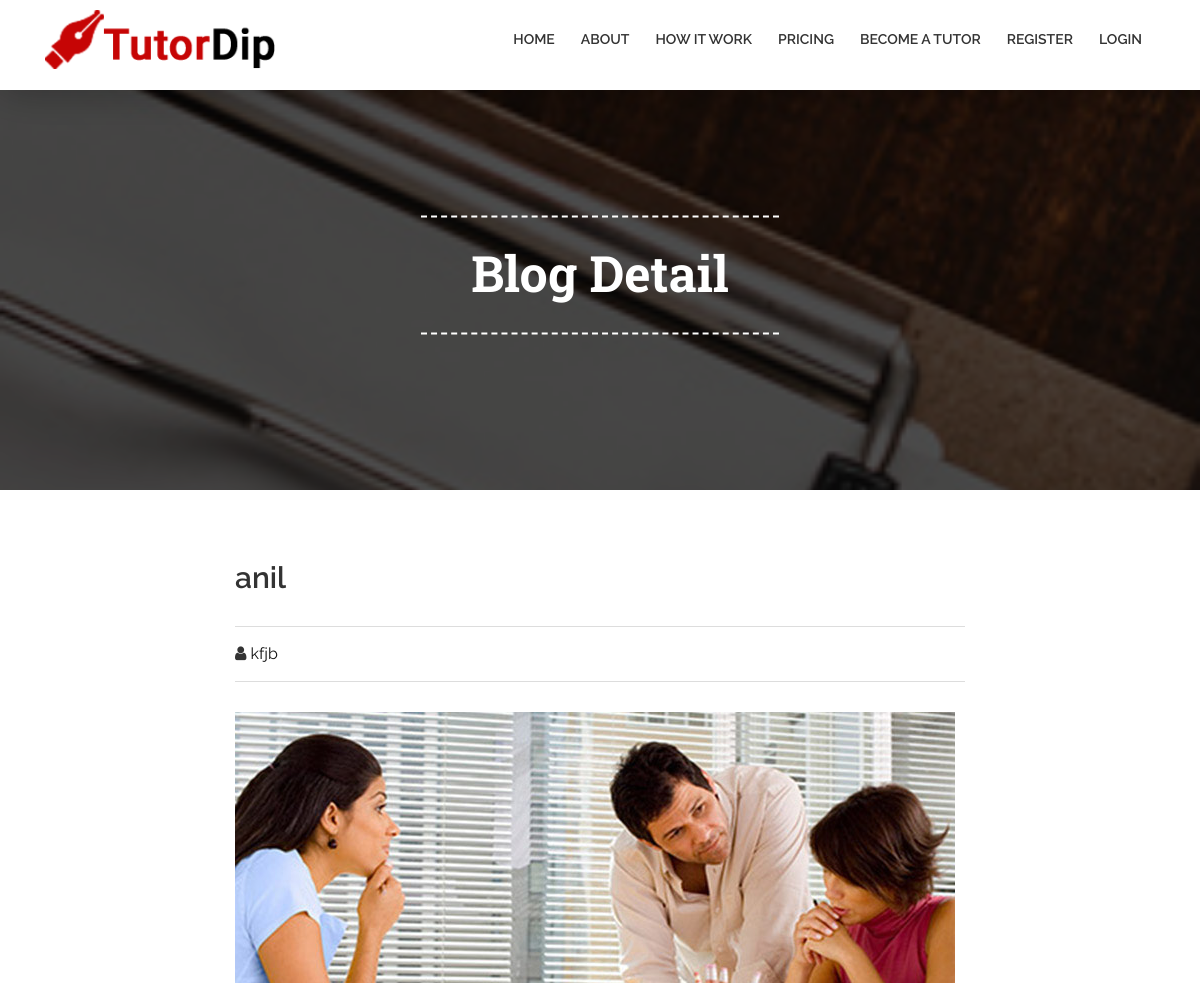
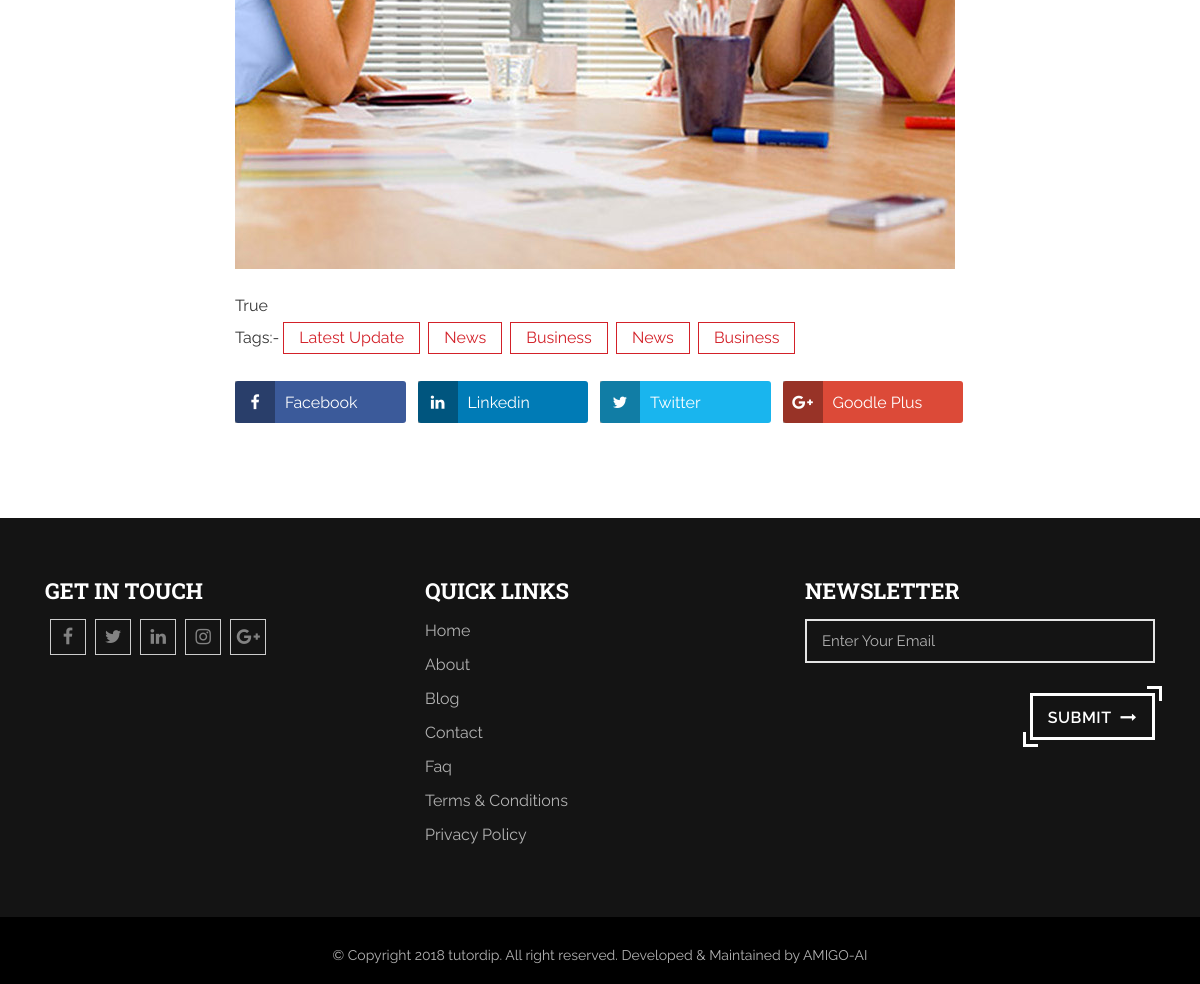
The app's page /blog-detail/2 with its own data (2 pictures, top to bottom).
### Blogs/models.py (models this page shows)
class Blogs(models.Model):
    Title = models.CharField(max_length=50)
    Author = models.CharField(max_length=100)
    Heading =models.CharField(max_length=100)
    Fulltext = models.BooleanField()
    Image = models.ImageField()

### Tutordip/views.py (the view)
# urls.py: path('blog-detail/<int:id>' , views.blogid , name='blogid'),
def blogid(request , id):
    Bloglist = blogs.objects.get(id=id)
    a = Bloglist
    context = {'a': a}
    return render(request, 'blog-detail.html', context)

### templates/blog-detail.html
  {% extends "base.html" %}
{% load i18n widget_tweaks %}
{% block content %}
<section class="parallex_bg intro_inner wow fadeInDown blog_banner">
    <div class="dark_overlay"></div>
    <div class="container">
        <div class="white_text intro_wrap text-center">
            <div class="row justify-content-center">
                <div class="col-lg-8 text-center">
                    <h1>Blog Detail</h1>
                </div>
            </div>
        </div>
    </div>
  </section>
    <main class="main_container blog_detail_page">
        <section class="section_padding blog_detail_section wow fadeInUp">
            <div class="container">
                <div class="row justify-content-center">
                    <div class="col-lg-8">
                        <article class="post_listing">
                            <h3>{{ a.Title }}</h3>
                            <div class="post_elements">
                              <ul>
                                <li><i class="fa fa-user" aria-hidden="true"></i> <a href="#">{{ a.Author }}</a> </li>
                              </ul>
                            </div>
                            <div class="post_full_img">
                                <figure><img src="images/blog2.jpg" alt=""></figure>
                            </div>
                            <div class="post_content">
                                {{ a.Fulltext }}
                            </div>
                            <div class="post_tags">
                                <span>Tags:-</span> <a href="#">Latest Update</a> <a href="#">News</a> <a href="#">Business</a> <a href="#">News</a> <a href="#">Business</a>
                            </div>
                            <div class="share_post">
                              <ul class="list_style_none">
                                <li><a href="#" class="facebook"><i class="fa fa-facebook-f"></i> Facebook</a></li>
                                <li><a href="#" class="linkedin"><i class="fa fa-linkedin"></i> Linkedin</a></li>
                                <li><a href="#" class="twitter"><i class="fa fa-twitter"></i> Twitter</a></li>
                                <li><a href="#" class="g_plus"><i class="fa fa-google-plus"></i> Goodle Plus</a></li>
                              </ul>
                            </div>
                        </article>
                    </div>
                </div>
            </div>
        </section>
    </main>
  {% endblock %}

### static/css/normal.css (style rules this page uses)
body { font-size: 16px; font-family: 'Raleway', sans-serif; color: #333; font-weight: 400; margin:0px; padding:0px; }
html, body { height: 100%; }
h1, h2, h3, h4, h5, h6 { font-family: 'Roboto Slab', serif; color: #333; font-weight: 700; margin: 0px 0px 15px 0px; text-transform: uppercase; }
h1 { font-size: 50px; }
h3 { font-size: 30px; }
img { max-width: 100%; }
a { color:#d32129; text-decoration:none; -webkit-transition: all .5s ease-in-out; -o-transition: all .5s ease-in-out; transition: all .5s ease-in-out; }
.white_text, .white_text h1, .white_text h2, .white_text h3, .white_text h4, .white_text h5, .white_text h6 { color:#fff; }
figure { margin: 0px; }
.section_padding { padding:70px 0px; position:relative; }
.parallex_bg { background-attachment: fixed; background-position: center; background-repeat: no-repeat; background-size: cover; position: relative; }
.intro_wrap { position: absolute; top: 50%; left: 0; right: 0; margin: 0px auto 0; max-width: 1140px; transform: translateY(-50%); -moz-transform: translateY(-50%); -o-transform: translateY(-50%); -webkit-transform: translateY(-50%); z-index: 2; }
.intro_wrap h1 { text-transform: inherit; padding:30px 0px; margin-bottom:30px; border-top:dashed 2px #fff; border-bottom:dashed 2px #fff; }
.intro_inner { position: relative; min-height:400px; }
.intro_inner .intro_wrap h1 { display: inline-block; padding: 25px 50px 30px 50px; }
.dark_overlay { background: rgba(0,0,0,.7); content: ""; height: 100%; left: 0; position: absolute; top: 0; width: 100%; }
.blog_banner { background-image:url(../images/blog_banner.jpg); }

### static/css/styles.css (style rules this page uses)
.post_listing h1, .post_listing h2, .post_listing h3, .post_listing h4, .post_listing h5, .post_listing h6 { text-transform: inherit; font-weight: 600; font-family: 'Raleway', sans-serif; }
.post_listing h3 { font-size: 30px; }
.post_elements { border-bottom: 1px solid #ddd; border-top: 1px solid #ddd; padding: 15px 0; margin: 30px 0; }
.post_elements ul { margin: 0; padding: 0; list-style: none; }
.post_elements ul li { display: inline-block; padding-right: 20px; margin: 0; }
.post_elements ul li a { color: #111; }
.post_full_img { margin-bottom: 25px; }
.post_tags a { border: 1px solid #d32129; display: inline-block; margin: 4px 4px 2px 0; padding: 3px 15px; background: #fff; color: #d32129; }
.list_style_none { margin: 0px; padding: 0px; list-style: none; }
.share_post { overflow: hidden; margin: 25px 0; }
.share_post ul li { float: left; width: 25%; padding-right: 10px; margin: 0; }
.share_post ul li a { display: block; text-align: left; color: #fff; font-size: 16px; margin-right: 1%; border-radius: 3px; padding: 10px 20px 10px 50px; position: relative; height: 42px }
.share_post ul li a i { position: absolute; left: 0; width: 40px; height: 42px; top: 0; line-height: 42px; background: rgba(0, 0, 0, .31); text-align: center }
.share_post ul li:last-child { padding: 0 }
.share_post .facebook { background: #3b5a9a }
.share_post .linkedin { background: #007bb6 }
.share_post .twitter { background: #19b5ee }
.share_post .g_plus { background: #dc4a38 }

### records on screen
Blogs: Title "anil", Author "kfjb", Fulltext "True"
